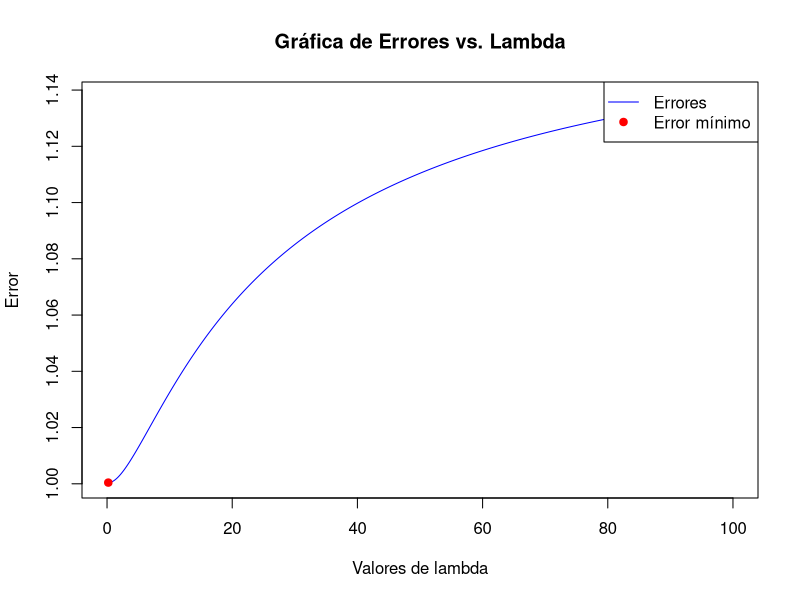

Source code (R):
#########################################################################
#                     Ejercicio 2. Laboratorio 1                        #
#########################################################################

# Generamos el modelo y(x) = w^t * x + e.
# Necesitamos inicializar w
w0 <-runif(10, min = 0, max = 1)
Y <- function(x, w, e = 0){
  t(w) %*% x + e
}

# Generamos un conjunto de Train y Test
# Para ello, las primeras 5 componentes de manera uniforme entre [0, 1] y
# las siguientes 5 componentes de manera uniforme entre [100, 1000]

generar_muestra_ruido <- function(n, w) {
  # Inicializamos una matriz para almacenar las muestras
  muestras <- matrix(NA, nrow = n, ncol = 11)  # 10 dimensiones de x + 1 de y
  
  for (i in 1:n) {
    # Calculamos la muestra
    x1 <- runif(5, min = 0, max = 1)
    x2 <- runif(5, min = 100, max = 1000)
    x <- c(x1, x2)
    # Calculamos el resultado "real"
    y <- Y(x, w, rnorm(1, mean = 0, sd = 1)) # Muestra con ruido
    # Almacenamos la muestra en la fila correspondiente
    muestras[i, ] <- c(x, y)  # x en las primeras 10 columnas, y en la última
  }
  
  return(muestras)
}

train <- generar_muestra_ruido(100, w0)
train_x <- train[, 1:10]
train_y <- train[, 11]

test <- generar_muestra_ruido(1000, w0)
test_x <- test[, 1:10]
test_y <- test[, 11]

########## Regresion por minimos cuadrados ####################
# w* = (XT%*%X)⁻¹XTy
w1 <- solve(t(train_x) %*% train_x) %*% t(train_x) %*% train_y

# Calcular el error cuadratico
y_pred <- apply(test_x, 1, function(x) Y(x, w1))
error <- mean(test_y - y_pred)^2
error

# TODO: Calcular varios errores cuando se varia la muestra (cambiando w inicial)

######### Regresión por mínimos cuadrados penalizados #########
# wλ = (XT X + λI)⁻¹XT y
# landa <- matrix(c(1, 2, 3, 4, 5, 6, 7, 8, 9, 10) , ncol = 1)

calcular_error <- function(landa) {
  w2 <- solve(t(train_x) %*% train_x + landa * diag(nrow = ncol(train_x))) %*% t(train_x) %*% train_y
  y_pred <- apply(test_x, 1, function(x) Y(x, w2))
  error <- mean((test_y - y_pred)^2)  # Error cuadrático
  return(error)
}

landas <- seq(0, 100, by = 0.1)
errores <- sapply(landas, calcular_error)

plot(landas, errores, type = "l", col = "blue", xlab = "Valores de lambda", ylab = "Error",  main = "Gráfica de Errores vs. Lambda")
# Buscar la landa óptima
i <- which.min(errores)
points(landas[i], errores[i], pch = 19, col = "red", bg = "red")  # Punto rojo
legend("topright", legend = c("Errores", "Error mínimo"), col = c("blue", "red"), pch = c(NA, 19), lty = c(1, NA))

######### Extensión ###########################################
X <- rbind(train_x, test_x)
x_svd <- svd(X)
# Agregamos inestabilidad multiplicando los valores propios menos significativos por 10 ^-2
x_svd$d[(length(x_svd$d) -2):length(x_svd$d)] <- x_svd$d[(length(x_svd$d) -2):length(x_svd$d)] * 10 ^(-2)
X_inestable <- x_svd$u %*% diag(x_svd$d) %*% t(x_svd$v)

# y_sintetico1 <- Y(X, w0, rnorm(1, mean = 0, sd = 1))
# y_sintetico2 <- 

